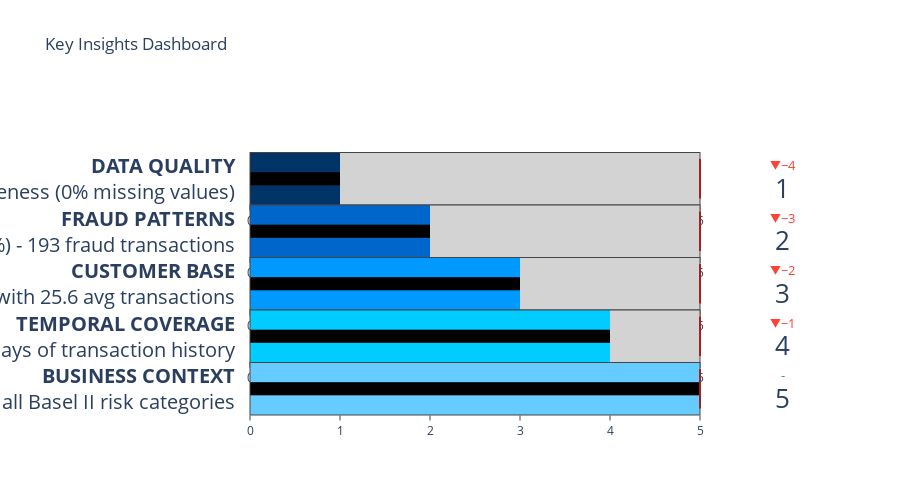

Here is the notebook cell this chart was saved with:
### Code cell
# %%
# Create insights visualization
fig = go.Figure()

for i, insight in enumerate(insights):
    fig.add_trace(go.Indicator(
        mode="number+gauge+delta",
        value=i+1,
        delta={'reference': len(insights), 'position': "top"},
        domain={'x': [0.25, 1], 'y': [0.7 - (i*0.15), 0.85 - (i*0.15)]},
        title={'text': f"<b>{insight['category']}</b><br>{insight['insight']}"},
        gauge={
            'shape': "bullet",
            'axis': {'range': [None, len(insights)]},
            'threshold': {
                'line': {'color': "red", 'width': 2},
                'thickness': 0.75,
                'value': len(insights)
            },
            'steps': [
                {'range': [0, i+1], 'color': bank_colors[i % len(bank_colors)]},
                {'range': [i+1, len(insights)], 'color': "lightgray"}
            ],
            'bar': {'color': "black"}
        }
    ))

fig.update_layout(
    title='Key Insights Dashboard',
    height=500,
    margin=dict(l=50, r=50, t=100, b=50)
)

fig.show()

### Figure 1 — Plotly figure (JSON) as saved in the notebook; plotly's stock layout.template omitted (floating-point values rounded to 4 significant figures)
{"data": [{"delta": {"position": "top", "reference": 5}, "domain": {"x": [0.25, 1], "y": [0.7, 0.85]}, "gauge": {"axis": {"range": [null, 5]}, "bar": {"color": "black"}, "shape": "bullet", "steps": [{"color": "#003366", "range": [0, 1]}, {"color": "lightgray", "range": [1, 5]}], "threshold": {"line": {"color": "red", "width": 2}, "thickness": 0.75, "value": 5}}, "mode": "number+gauge+delta", "title": {"text": "<b>DATA QUALITY</b><br>Perfect data completeness (0% missing values)"}, "type": "indicator", "value": 1}, {"delta": {"position": "top", "reference": 5}, "domain": {"x": [0.25, 1], "y": [0.55, 0.7]}, "gauge": {"axis": {"range": [null, 5]}, "bar": {"color": "black"}, "shape": "bullet", "steps": [{"color": "#0066CC", "range": [0, 2]}, {"color": "lightgray", "range": [2, 5]}], "threshold": {"line": {"color": "red", "width": 2}, "thickness": 0.75, "value": 5}}, "mode": "number+gauge+delta", "title": {"text": "<b>FRAUD PATTERNS</b><br>Low fraud rate (0.20%) - 193 fraud transactions"}, "type": "indicator", "value": 2}, {"delta": {"position": "top", "reference": 5}, "domain": {"x": [0.25, 1], "y": [0.4, 0.55]}, "gauge": {"axis": {"range": [null, 5]}, "bar": {"color": "black"}, "shape": "bullet", "steps": [{"color": "#0099FF", "range": [0, 3]}, {"color": "lightgray", "range": [3, 5]}], "threshold": {"line": {"color": "red", "width": 2}, "thickness": 0.75, "value": 5}}, "mode": "number+gauge+delta", "title": {"text": "<b>CUSTOMER BASE</b><br>3,742 unique customers with 25.6 avg transactions"}, "type": "indicator", "value": 3}, {"delta": {"position": "top", "reference": 5}, "domain": {"x": [0.25, 1], "y": [0.25, 0.4]}, "gauge": {"axis": {"range": [null, 5]}, "bar": {"color": "black"}, "shape": "bullet", "steps": [{"color": "#00CCFF", "range": [0, 4]}, {"color": "lightgray", "range": [4, 5]}], "threshold": {"line": {"color": "red", "width": 2}, "thickness": 0.75, "value": 5}}, "mode": "number+gauge+delta", "title": {"text": "<b>TEMPORAL COVERAGE</b><br>90 days of transaction history"}, "type": "indicator", "value": 4}, {"delta": {"position": "top", "reference": 5}, "domain": {"x": [0.25, 1], "y": [0.1, 0.25]}, "gauge": {"axis": {"range": [null, 5]}, "bar": {"color": "black"}, "shape": "bullet", "steps": [{"color": "#66CCFF", "range": [0, 5]}, {"color": "lightgray", "range": [5, 5]}], "threshold": {"line": {"color": "red", "width": 2}, "thickness": 0.75, "value": 5}}, "mode": "number+gauge+delta", "title": {"text": "<b>BUSINESS CONTEXT</b><br>Comprehensive feature set covering all Basel II risk categories"}, "type": "indicator", "value": 5}], "layout": {"height": 500, "margin": {"b": 50, "l": 50, "r": 50, "t": 100}, "title": {"text": "Key Insights Dashboard"}}}
